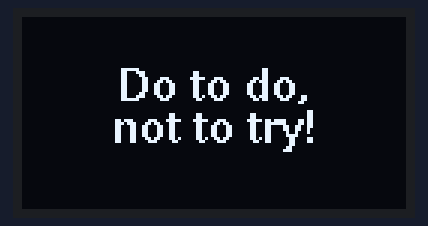
A sketch run on a simulated Arduino Uno, built with avr-gcc and run on an emulated ATmega328P. Shown: 128×64 one-colour display.

Above: at 0.2 s.

The sketch:

drawTextCenterDisplay.ino
```cpp
/* Kjell.com - Hur funkar Arduino?, Sida 174

Skriv ut text till OLED-display, mittcentrerad
Kittets medföljande display har upplösningen 128x64px
och är baserad på SSD1306-kontrollern

*/


#include <U8glib.h>
//https://github.com/olikraus/u8glib

//Skapar display-objekt
U8GLIB_SSD1306_128X64 display(U8G_I2C_OPT_NONE);

//Chararrayer för hållande av text
char line1[] = "Do to do,";
char line2[] = "not to try!";

//Funktion för att rita ut grafik på displayen
void draw();

void setup(){
}

void loop(){
	display.firstPage(); //Start på bild-loop
	do{
		draw();
	//nexPage() returnerar 1 när bild är färdigskriven?
	}while(display.nextPage());
}

void draw(){
	//Sätter teckensnitt Helvetica 10
	//https://github.com/olikraus/u8glib/wiki/fontgroup
	display.setFont(u8g_font_helvB10);

	/* https://github.com/olikraus/u8glib/wiki/userreference
	getFontAscent & getFontDescent anger teckensnittets höjd över och under
	"linjen" den är skriven på getFontDescent anger negativt värde! */

	//använd subtraktion för att addera (getFontDescent returnerar negativt värde)
	int textHojd = display.getFontAscent() - display.getFontDescent();

	//Beräkna startpositioner (för mittcentrerade textsträngar i line1 och  line2)
	/* https://github.com/olikraus/u8glib/wiki/userreference
	getWidth() anger displayens bredd i pixlar
	getStrWidth(x) anger textsträngens bredd i pixlar (med aktuellt teckensnitt)
	width - strwidth blir ytan som inte är uppfylld med text, dividera med 2 för att få "lika mycket" plats
	på båda sior om texten. */
	int line1x = (display.getWidth() - display.getStrWidth(line1)) / 2;
	int line2x = (display.getWidth() - display.getStrWidth(line2)) / 2;

	//Skriv ut textsträngarna, med beräknade startpositioner,textHojd * 2 / * 3 för y-koordinater
	display.drawStr(line1x, textHojd * 2, line1);
	display.drawStr(line2x, textHojd * 3, line2);
}
```
